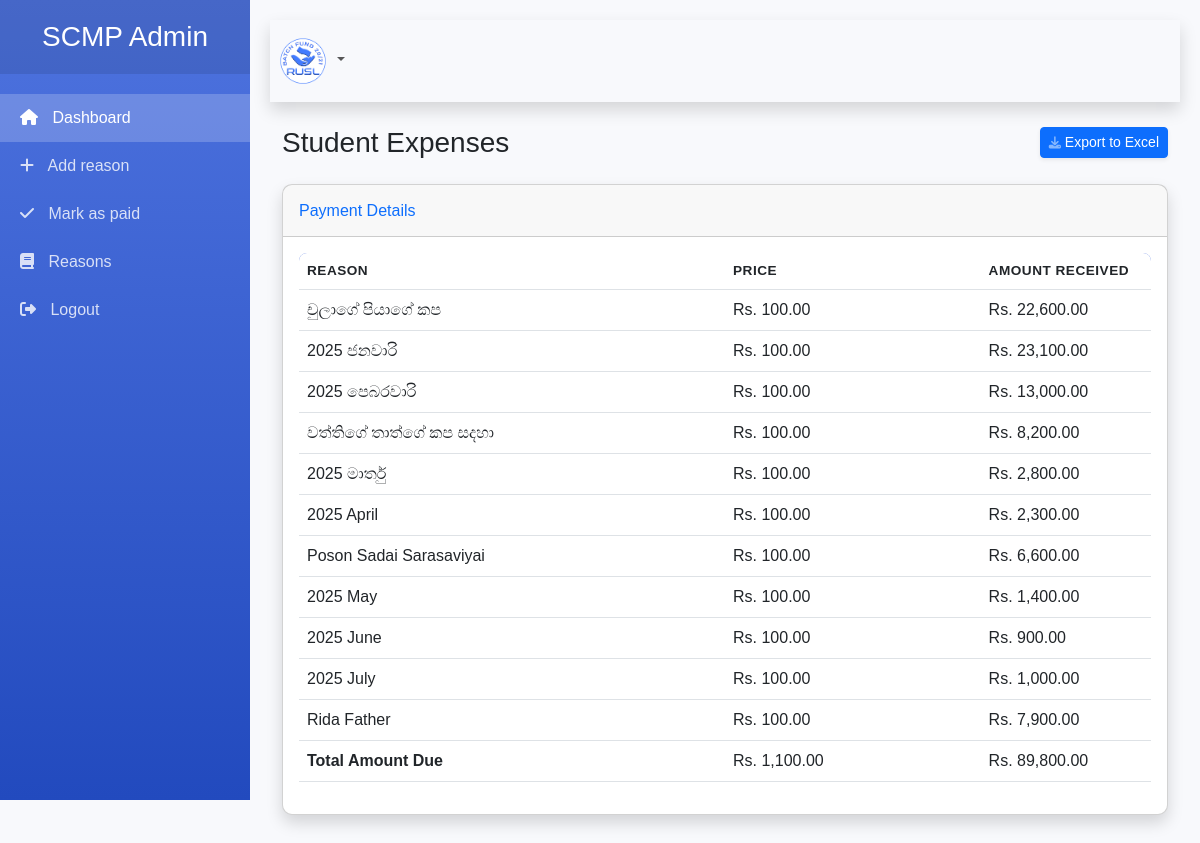
Page /admin/reason_list.php on the committed database.
### tables this page shows
CREATE TABLE `reasons` (
  `id` int(11) NOT NULL,
  `reason` text NOT NULL,
  `price` int(11) NOT NULL
);

### admin/reason_list.php (the view, shortened to what this page needs)
<?php
include("../assets/database.php");
$conn->set_charset("utf8");
?>
<!DOCTYPE html>
<html lang="en">
<head>
    <link href="https://cdn.jsdelivr.net/npm/bootstrap@5.3.0/dist/css/bootstrap.min.css" rel="stylesheet">
    <link rel="stylesheet" href="https://cdnjs.cloudflare.com/ajax/libs/font-awesome/6.4.0/css/all.min.css">
</head>
<body>
    <?php include("sidebar.php"); ?>
    <div id="content">
        <?php include("topbar.php"); ?>
        <div class="container-fluid">
            <div class="d-sm-flex align-items-center justify-content-between mb-4">
                <h1 class="h3 mb-0 text-gray-800">Student Expenses</h1>
                <form method="post" action="">
                    <button type="submit" name="export_excel" class="d-none d-sm-inline-block btn btn-sm btn-primary shadow-sm">
                        <i class="fas fa-download fa-sm text-white-50"></i> Export to Excel
                    </button>
                </form>
            </div>
            <div class="row">
                <div class="col-12">
                    <div class="card shadow mb-4">
                        <div class="card-header py-3">
                            <h6 class="m-0 font-weight-bold text-primary">Payment Details</h6>
                        </div>
                        <div class="card-body">
                            <div class="table-responsive">
                                <table class="table table-hover">
                                    <thead>
                                        <tr>
                                            <th width="50%">Reason</th>
                                            <th width="30%">Price</th>
                                            <th width="20%">Amount received</th>
                                        </tr>
                                    </thead>
                                    <tbody>
                                        <?php
                                        $sql_reason = "SELECT * FROM reasons";
                                        $result_reason = $conn->query($sql_reason);
                                        $total_price = 0;
                                        $grand_total = 0;
                                        if ($result_reason->num_rows > 0) {
                                            while ($row_reason = $result_reason->fetch_assoc()) {
                                                $reason_id = $row_reason["id"];
                                                $reason_price = $row_reason["price"];
                                                $reason = $row_reason["reason"];
                                                $sql_payment = "SELECT COUNT(id) as r_c_id FROM payments WHERE reason_id = ?";
                                                $stmt = $conn->prepare($sql_payment);
                                                $stmt->bind_param("i", $reason_id);
                                                $stmt->execute();
                                                $result_payment = $stmt->get_result();
                                                $r_c_id = 0;
                                                if ($result_payment->num_rows > 0) {
                                                    $row_payment = $result_payment->fetch_assoc();
                                                    $r_c_id = $row_payment["r_c_id"];
                                                }
                                                $price = $reason_price * $r_c_id;
                                                $total_price += $reason_price;
                                                $grand_total += $price;
                                        ?>
                                                <tr>
                                                    <td><?php echo htmlspecialchars($reason, ENT_QUOTES, 'UTF-8'); ?></td>
                                                    <td class="price-cell">Rs. <?php echo number_format($reason_price, 2); ?></td>
                                                    <td class="price-cell">Rs. <?php echo number_format($price, 2); ?></td>
                                                </tr>
                                        <?php
                                            }
                                        }
                                        ?>
                                        <tr class="total-row">
                                            <td>Total Amount Due</td>
                                            <td class="price-cell">Rs. <?php echo number_format($total_price, 2); ?></td>
                                            <td class="price-cell">Rs. <?php echo number_format($grand_total, 2); ?></td>
                                        </tr>
                                    </tbody>
                                </table>
                            </div>
                        </div>
                    </div>
                </div>
            </div>
        </div>
    </div>
</body>
</html>

### admin/sidebar.php (shortened to what this page needs)
<!DOCTYPE html>
<html lang="en">
<head>
</head>
<body>
    <nav id="sidebar">
        <div class="sidebar-header">
            <h3>SCMP Admin</h3>
        </div>
        <ul class="list-unstyled components">
            <li class="active">
                <a href="./"><i class="fas fa-home"></i> Dashboard</a>
            </li>
            <li>
                <a href="./add_reason"><i class="fas fa-plus"></i> Add reason</a>
            </li>
            <li>
                <a href="./mark_paid"><i class="fas fa-check"></i> Mark as paid</a>
            </li>
            <li>
                <a href="./reason_list"><i class="fas fa-book"></i> Reasons</a>
            </li>
            <li>
                <a href="processing?logout=1"><i class="fas fa-sign-out-alt"></i> Logout</a>
            </li>
        </ul>
    </nav>
</body>
</html>

### admin/topbar.php (shortened to what this page needs)
<nav class="navbar navbar-expand topbar mb-4 static-top shadow">
    <ul class="navbar-nav ml-auto">
        <li class="nav-item dropdown no-arrow">
            <a class="nav-link dropdown-toggle" href="#" id="userDropdown" role="button" data-toggle="dropdown">
                <img class="img-profile rounded-circle" src="../assets/logo.png" width="50" height="50">
            </a>
        </li>
    </ul>
</nav>

### admin/reason_list.php (style rules this page uses)
:root { --sidebar-width: 250px; --header-height: 60px; --primary-color: #4e73df; --secondary-color: #f8f9fc; }
body { font-family: 'Nunito', sans-serif; background-color: #f8f9fc; overflow-x: hidden; }
#sidebar { width: var(--sidebar-width); height: 100vh; position: fixed; left: 0; top: 0; background: linear-gradient(180deg, var(--primary-color) 0%, #224abe 100%); color: white; transition: all 0.3s; z-index: 1000; }
#sidebar .sidebar-header { padding: 20px; background: rgba(0, 0, 0, 0.1); text-align: center; }
#sidebar ul.components { padding: 20px 0; }
#sidebar ul li a { padding: 12px 20px; font-size: 1em; display: block; color: rgba(255, 255, 255, 0.8); text-decoration: none; transition: all 0.3s; }
#sidebar ul li.active>a { color: white; background: rgba(255, 255, 255, 0.2); }
#content { width: calc(100% - var(--sidebar-width)); margin-left: var(--sidebar-width); min-height: 100vh; transition: all 0.3s; padding: 20px; }
.card { border-radius: 10px; box-shadow: 0 4px 6px rgba(0, 0, 0, 0.1); }
.table-responsive { border-radius: 8px; overflow: hidden; }
.table thead { background-color: #4e73df; color: white; }
.table th { font-weight: 600; text-transform: uppercase; font-size: 0.85rem; letter-spacing: 0.5px; }
.table td { vertical-align: middle; }
.price-cell { font-weight: 500; color: #2e59d9; }
.total-row { background-color: #f8f9fc; font-weight: bold; }

### admin/sidebar.php (style rules this page uses)
#sidebar { width: var(--sidebar-width); height: 100vh; position: fixed; left: 0; top: 0; background: linear-gradient(180deg, var(--primary-color) 0%, #224abe 100%); color: white; transition: all 0.3s; z-index: 1000; }
#sidebar .sidebar-header { padding: 20px; background: rgba(0, 0, 0, 0.1); text-align: center; }
#sidebar .sidebar-header h3 { color: white; margin: 0; }
#sidebar ul.components { padding: 20px 0; }
#sidebar ul li a { padding: 12px 20px; font-size: 1em; display: block; color: rgba(255, 255, 255, 0.8); text-decoration: none; transition: all 0.3s; }
#sidebar ul li.active>a { color: white; background: rgba(255, 255, 255, 0.2); }
#sidebar ul li a i { margin-right: 10px; }

### rows in the picture
reasons: reason "චුලාගේ පියාගේ කප", price "100.00", price "22,600.00"
reasons: reason "2025 ජනවාරි", price "100.00", price "23,100.00"
reasons: reason "2025 පෙබරවාරි", price "100.00", price "13,000.00"
reasons: reason "වත්තිගේ තාත්ගේ කප සදහා", price "100.00", price "8,200.00"
reasons: reason "2025 මාර්තු", price "100.00", price "2,800.00"
reasons: reason "2025 April", price "100.00", price "2,300.00"
reasons: reason "Poson Sadai Sarasaviyai", price "100.00", price "6,600.00"
reasons: reason "2025 May", price "100.00", price "1,400.00"
reasons: reason "2025 June", price "100.00", price "900.00"
reasons: reason "2025 July", price "100.00", price "1,000.00"
reasons: reason "Rida Father", price "100.00", price "7,900.00"

### other values in the picture
$total_price "1,100.00"
$grand_total "89,800.00"
